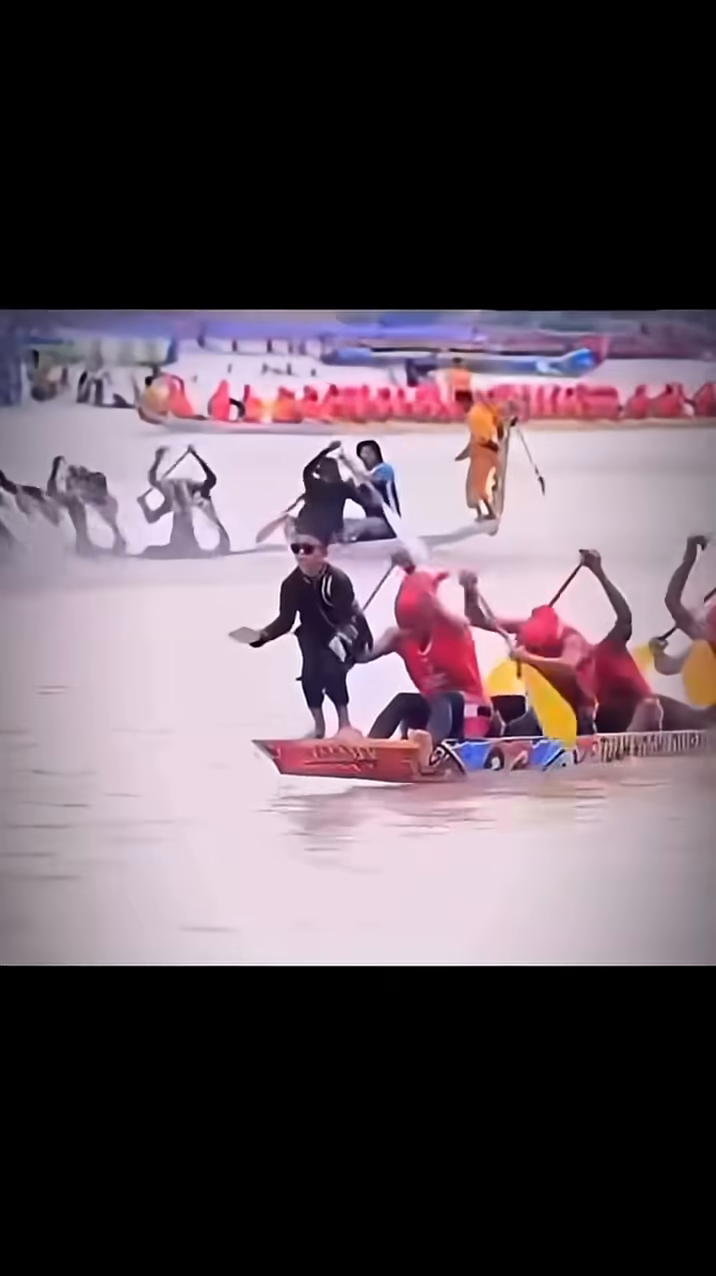
#> input picture frames/frame_001.png, 716 x 1276 px; its folder holds only this picture in this run
$ python converter.py
#> lines starting #> are read from the running program, lines starting #| are printed output that depends on the picture
from PIL import Image
import os

ASCII_CHARS = "@%#*+=-:. "

def frame_to_ascii(image_path, width = 300):
#> called with image_path = 'frames/frame_001.png', width = 300
    img = Image.open(image_path)
#> img is the input picture: PIL image 716x1276 RGB; mean R, G, B 94.8, 81.6, 89.8

    # CROP black borders: adjust crop as needed
    w, h = img.size
#> w = 716; h = 1276
    top_crop = int(h * 0.25)
#> top_crop = 319
    bottom_crop = int(h * 0.75)
#> bottom_crop = 957
    img = img.crop((0, top_crop, w, bottom_crop))
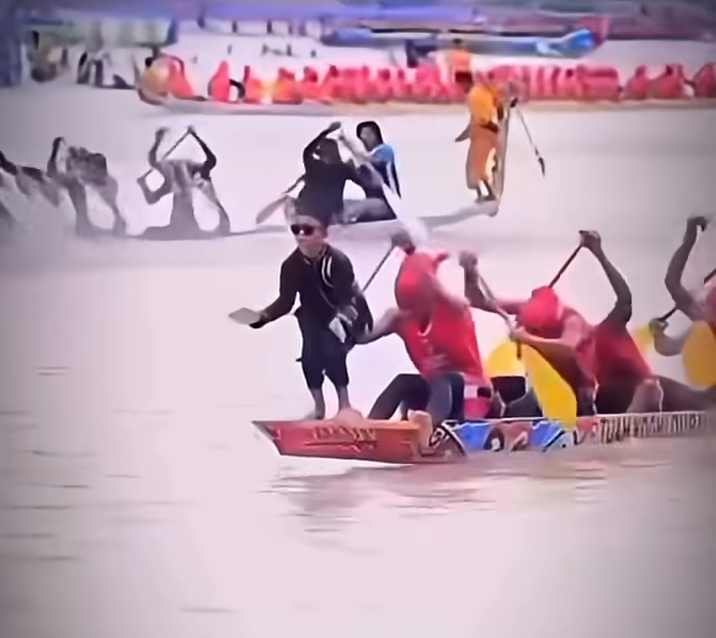
#> img: PIL image 716x638 RGB; mean R, G, B 185.3, 159, 174.7

    # Resize and convert to grayscale
    new_h = int((bottom_crop - top_crop) / w / 1.65 * width)
#> new_h = 162
    img = img.resize((width, new_h)).convert("L")
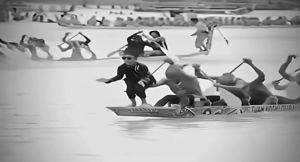
#> img: PIL image 300x162 L; min 3, max 252, mean 168.6

    # Convert to ASCII
    pixels = img.getdata()
    ascii_str = "".join(ASCII_CHARS[pixel * (len(ASCII_CHARS) - 1) // 255] for pixel in pixels)
    return "\n".join(ascii_str[i:i+width] for i in range(0, len(ascii_str), width))

def convert_all_frames(input_folder = "frames", output_folder = "ascii_frames"):
    os.makedirs(output_folder, exist_ok = True)
    for filename in sorted(os.listdir(input_folder)):
        if filename.endswith(".png"):
            ascii_art = frame_to_ascii(os.path.join(input_folder, filename))
            with open(os.path.join(output_folder, filename.replace(".png", ".txt")), "w", encoding = "utf-8") as f:
                f.write(ascii_art)

if __name__ == "__main__":
    convert_all_frames()

$ run again, on frames/frame_005.png
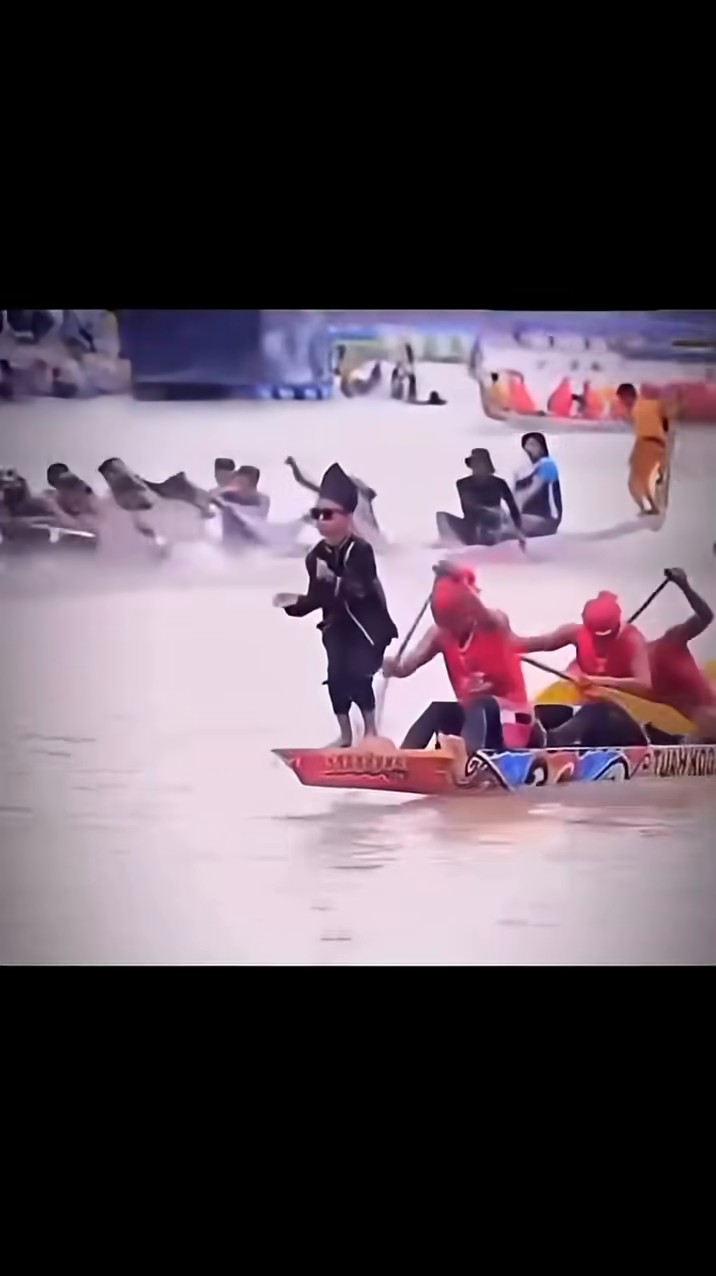
#> input picture frames/frame_005.png, 716 x 1276 px
#> in frame_to_ascii, img is the input picture: PIL image 716x1276 RGB; mean R, G, B 90.7, 78.6, 88
#> in frame_to_ascii, `img = img.crop((0, top_crop, w, bottom_crop))`:
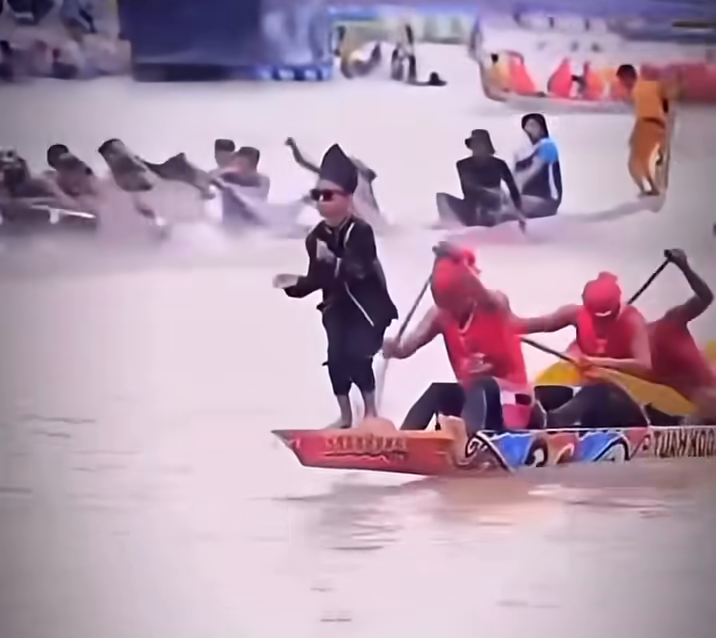
#> img: PIL image 716x638 RGB; mean R, G, B 177.1, 153.3, 171.4
#> in frame_to_ascii, `img = img.resize((width, new_h)).convert("L")`:
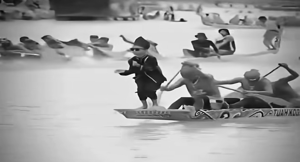
#> img: PIL image 300x162 L; min 7, max 250, mean 162.5

$ run again, on frames/frame_006.png
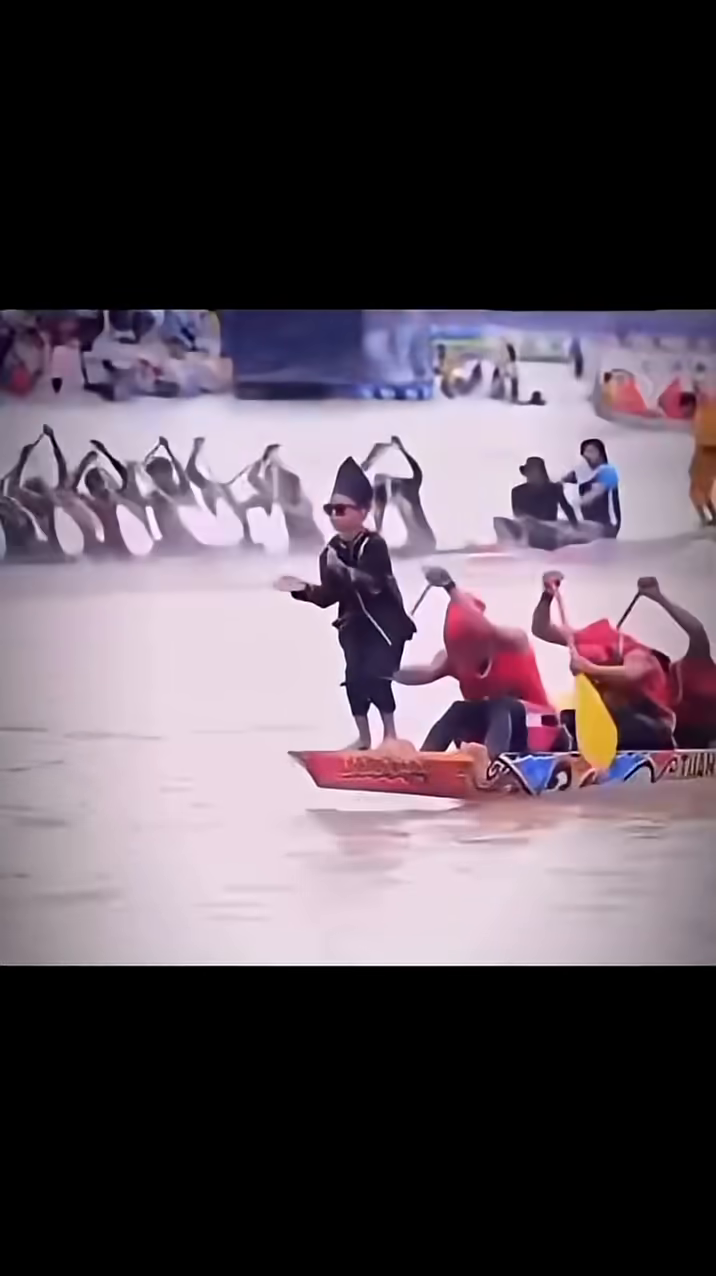
#> input picture frames/frame_006.png, 716 x 1276 px
#> in frame_to_ascii, img is the input picture: PIL image 716x1276 RGB; mean R, G, B 89.7, 78.8, 88
#> in frame_to_ascii, `img = img.crop((0, top_crop, w, bottom_crop))`:
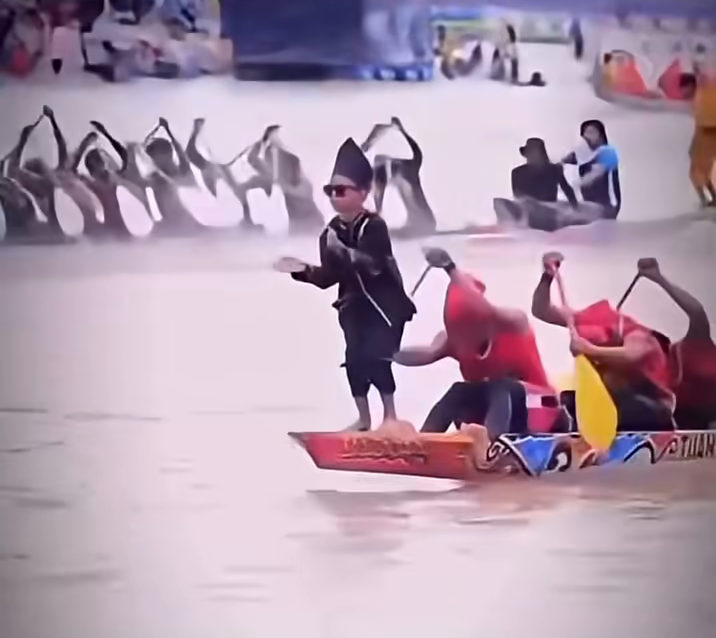
#> img: PIL image 716x638 RGB; mean R, G, B 175.2, 153.8, 171.4
#> in frame_to_ascii, `img = img.resize((width, new_h)).convert("L")`:
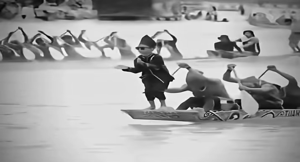
#> img: PIL image 300x162 L; min 2, max 250, mean 162.2

$ run again, on frames/frame_007.png
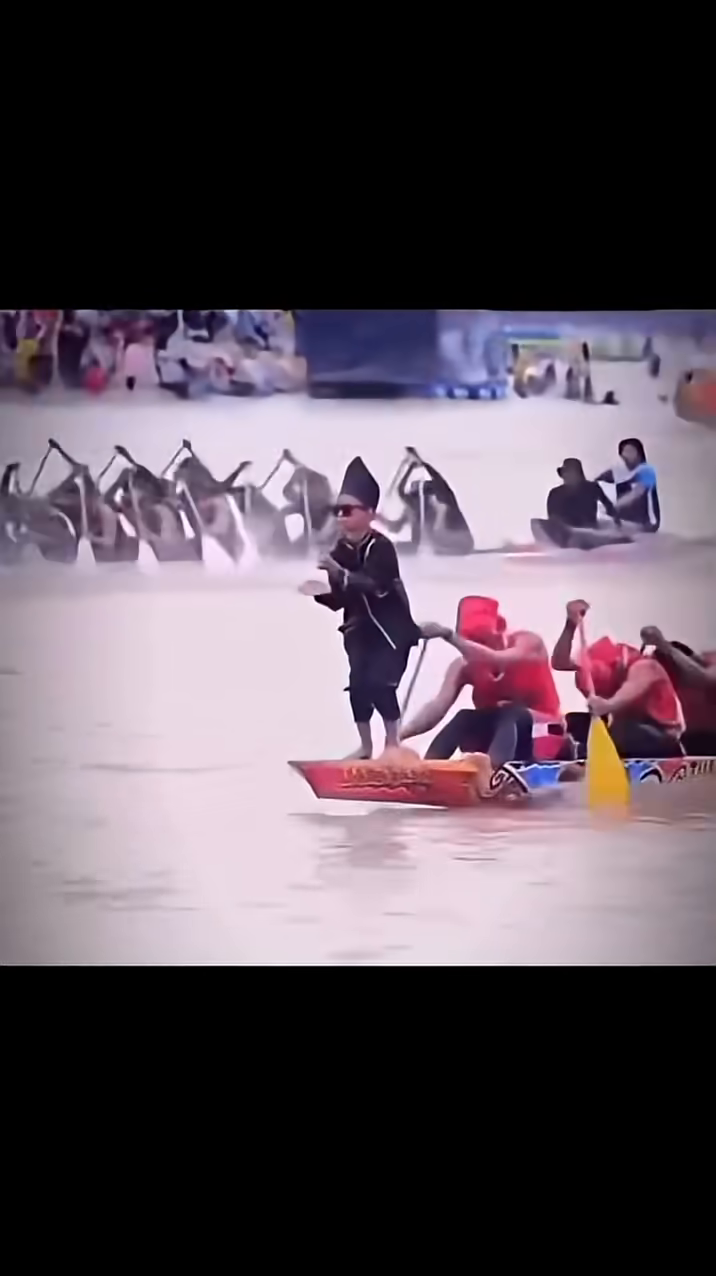
#> input picture frames/frame_007.png, 716 x 1276 px
#> in frame_to_ascii, img is the input picture: PIL image 716x1276 RGB; mean R, G, B 89, 78.1, 87.5
#> in frame_to_ascii, `img = img.crop((0, top_crop, w, bottom_crop))`:
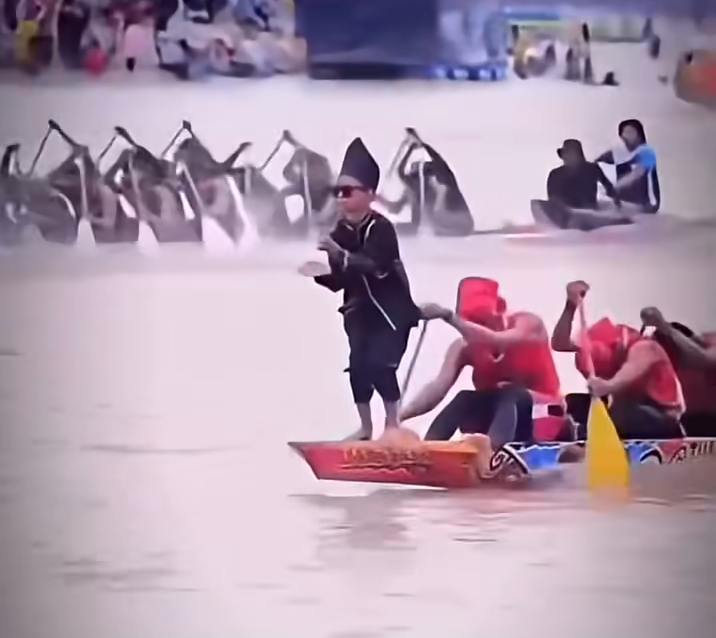
#> img: PIL image 716x638 RGB; mean R, G, B 174, 152.5, 170.6
#> in frame_to_ascii, `img = img.resize((width, new_h)).convert("L")`:
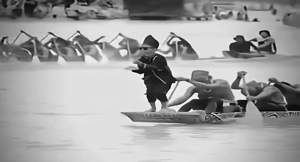
#> img: PIL image 300x162 L; min 4, max 254, mean 160.9
